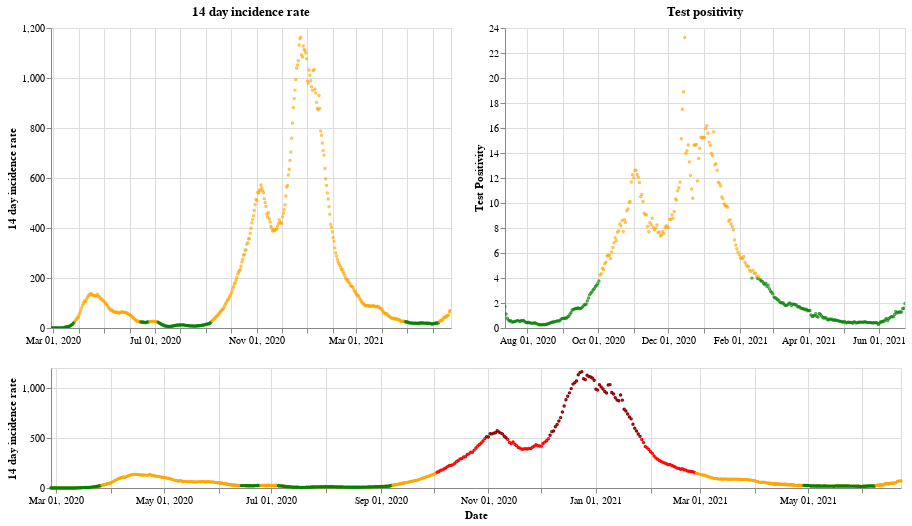

The cell this chart's notebook holds for it:
### Markdown cell above
## Wales

### Code cell
plot_traffic_light('Wales')

### Figure 1 — Vega-Lite specification as saved in the notebook (floating-point values rounded to 4 significant figures; data arrays with more than 128 entries replaced by an {"elided": "..."} marker saying what was removed)
{"config": {"view": {"continuousWidth": 400, "continuousHeight": 300}}, "vconcat": [{"hconcat": [{"mark": {"type": "point", "size": 2}, "encoding": {"color": {"condition": {"value": "green", "test": "(datum.twoWeeklyCasesRate <= 25)"}, "value": "orange"}, "tooltip": [{"type": "nominal", "field": "areaName"}, {"type": "temporal", "field": "date"}, {"type": "quantitative", "field": "twoWeeklyCasesRate"}, {"type": "quantitative", "field": "testPositivity"}], "x": {"type": "temporal", "axis": {"title": ""}, "field": "date", "scale": {"domain": {"selection": "DateBrush"}}, "timeUnit": "yearmonthdate"}, "y": {"type": "quantitative", "axis": {"title": "14 day incidence rate"}, "field": "twoWeeklyCasesRate"}}, "title": "14 day incidence rate", "width": 400}, {"mark": {"type": "point", "size": 2}, "encoding": {"color": {"condition": {"value": "green", "test": "(datum.testPositivity <= 4)"}, "value": "orange"}, "tooltip": [{"type": "nominal", "field": "areaName"}, {"type": "temporal", "field": "date"}, {"type": "quantitative", "field": "twoWeeklyCasesRate"}, {"type": "quantitative", "field": "testPositivity"}], "x": {"type": "temporal", "axis": {"title": ""}, "field": "date", "scale": {"domain": {"selection": "DateBrush"}}, "timeUnit": "yearmonthdate"}, "y": {"type": "quantitative", "axis": {"title": "Test Positivity"}, "field": "testPositivity"}}, "title": "Test positivity", "width": 400}]}, {"layer": [{"mark": {"type": "point", "size": 2}, "encoding": {"color": {"condition": {"value": "orange", "test": "((50 && datum.twoWeeklyCasesRate) < 150)"}, "value": "red"}, "opacity": {"condition": {"value": 1, "test": "((50 && datum.twoWeeklyCasesRate) < 500)"}, "value": 0}, "tooltip": [{"type": "nominal", "field": "areaName"}, {"type": "temporal", "field": "date"}, {"type": "quantitative", "field": "twoWeeklyCasesRate"}, {"type": "quantitative", "field": "testPositivity"}], "x": {"type": "temporal", "axis": {"title": "Date"}, "field": "date", "timeUnit": "yearmonthdate"}, "y": {"type": "quantitative", "axis": {"title": "14 day incidence rate"}, "field": "twoWeeklyCasesRate"}}, "selection": {"DateBrush": {"type": "interval", "encodings": ["x"], "fields": ["Time"]}}, "width": 850}, {"mark": {"type": "point", "size": 2}, "encoding": {"color": {"value": "darkred"}, "opacity": {"condition": {"value": 1, "test": "(datum.twoWeeklyCasesRate >= 500)"}, "value": 0}, "tooltip": [{"type": "nominal", "field": "areaName"}, {"type": "temporal", "field": "date"}, {"type": "quantitative", "field": "twoWeeklyCasesRate"}, {"type": "quantitative", "field": "testPositivity"}], "x": {"type": "temporal", "axis": {"title": "Date"}, "field": "date", "timeUnit": "yearmonthdate"}, "y": {"type": "quantitative", "axis": {"title": "14 day incidence rate"}, "field": "twoWeeklyCasesRate"}}, "width": 400}, {"mark": {"type": "point", "size": 2}, "encoding": {"color": {"condition": {"value": "green", "test": "((4 && datum.twoWeeklyCasesRate) < 25)"}, "value": "orange"}, "opacity": {"condition": {"value": 1, "test": "(datum.twoWeeklyCasesRate < 50)"}, "value": 0}, "tooltip": [{"type": "nominal", "field": "areaName"}, {"type": "temporal", "field": "date"}, {"type": "quantitative", "field": "twoWeeklyCasesRate"}, {"type": "quantitative", "field": "testPositivity"}], "x": {"type": "temporal", "axis": {"title": "Date"}, "field": "date", "timeUnit": "yearmonthdate"}, "y": {"type": "quantitative", "axis": {"title": "14 day incidence rate"}, "field": "twoWeeklyCasesRate"}}, "width": 400}], "height": 120, "width": 800}], "data": {"name": "data-477e9e10e1f6eaefc88f7d0fb4379725"}, "$schema": "https://vega.github.io/schema/vega-lite/v4.8.1.json", "datasets": {"data-477e9e10e1f6eaefc88f7d0fb4379725": {"elided": "483 records"}}}
